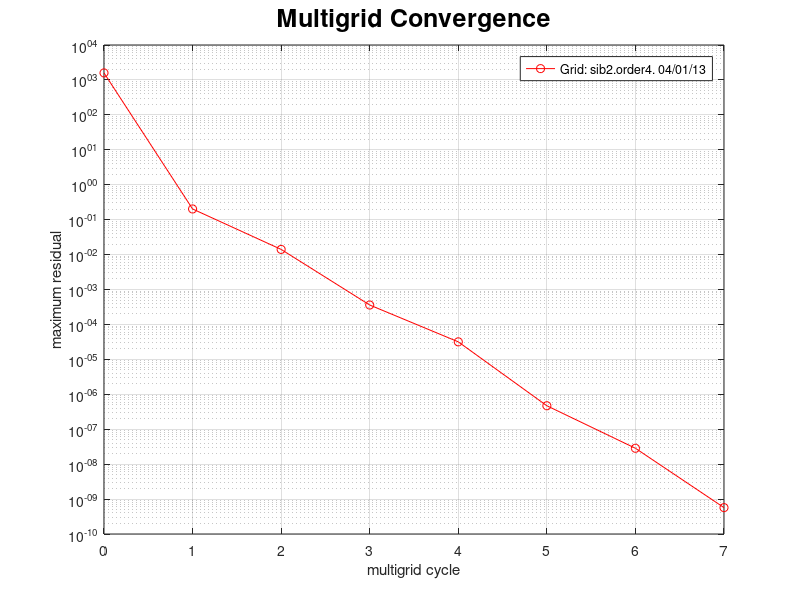

This chart was generated by the following MATLAB code:
t=[0 1 2 3 4 5 6 7 ];
defect=[1.589e+03 2.022e-01 1.406e-02 3.595e-04 3.173e-05 4.698e-07 2.847e-08 5.691e-10 ];
clf
set(gca,'FontSize',16);
plot(t,defect,'r-o');
title('Multigrid Convergence','FontSize',18);
ylabel('maximum residual');
xlabel('multigrid cycle');
set(gca,'YScale','log');
grid on
legend('Grid: sib2.order4. 04/01/13','BC: DDDDDD+IIIIDI+IIIIDI....','Fourth-order accurate.','8.4e+05 points. 3 levels.','CR=0.038, ECR=0.60, W[2,1]');
% pause
% print -deps2 residual.eps


% print -depsc2 residual.sib2.order4.eps


